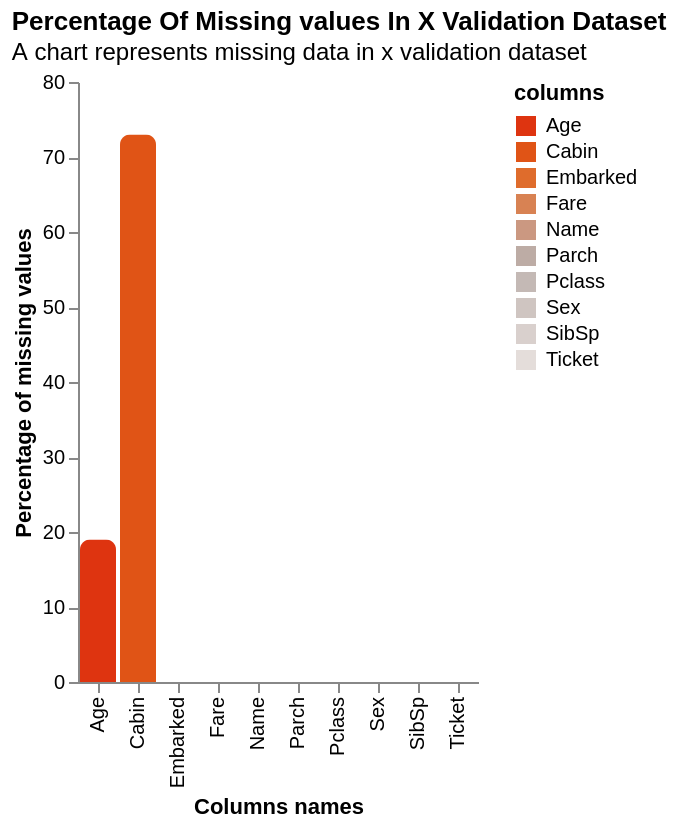

The notebook cell saved with this chart:
### Code cell
plot_nan(valid_x, name="x validation dataset", only_nan=False, use_percent=True)

### Figure 1 — Vega-Lite specification as saved in the notebook (floating-point values rounded to 4 significant figures)
{"$schema": "https://vega.github.io/schema/vega-lite/v5.20.1.json", "config": {"axis": {"grid": false}, "view": {"continuousHeight": 300, "continuousWidth": 300, "stroke": null}}, "data": {"name": "data-692a7bca301cff1ab5ae54b582b717d8"}, "datasets": {"data-692a7bca301cff1ab5ae54b582b717d8": [{"columns": "Pclass", "percent_nan": 0, "total_nan": 0}, {"columns": "Name", "percent_nan": 0, "total_nan": 0}, {"columns": "Sex", "percent_nan": 0, "total_nan": 0}, {"columns": "Age", "percent_nan": 19, "total_nan": 42}, {"columns": "SibSp", "percent_nan": 0, "total_nan": 0}, {"columns": "Parch", "percent_nan": 0, "total_nan": 0}, {"columns": "Ticket", "percent_nan": 0, "total_nan": 0}, {"columns": "Fare", "percent_nan": 0, "total_nan": 0}, {"columns": "Cabin", "percent_nan": 73, "total_nan": 163}, {"columns": "Embarked", "percent_nan": 0, "total_nan": 0}]}, "encoding": {"color": {"field": "columns", "legend": {"orient": "right"}, "scale": {"reverse": true, "scheme": "lightgreyred"}, "type": "nominal"}, "text": {"field": "columns", "type": "nominal"}, "tooltip": [{"field": "columns", "type": "nominal"}, {"field": "total_nan", "type": "quantitative"}, {"field": "percent_nan", "type": "quantitative"}], "x": {"field": "columns", "title": "Columns names", "type": "nominal"}, "y": {"field": "percent_nan", "title": "Percentage of missing values", "type": "quantitative"}}, "mark": {"cornerRadiusTopLeft": 5, "cornerRadiusTopRight": 5, "type": "bar"}, "title": {"anchor": "start", "subtitle": "A chart represents missing data in x validation dataset", "text": "Percentage Of Missing values In X Validation Dataset"}}
